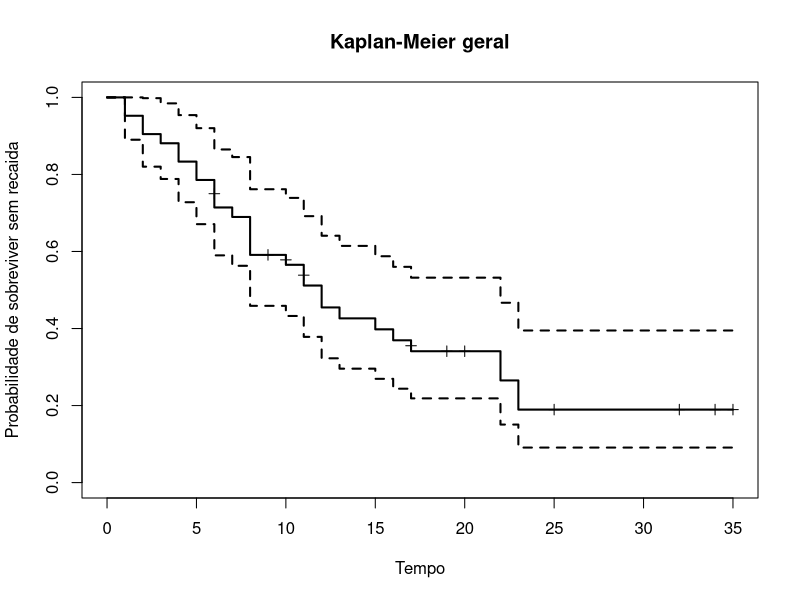
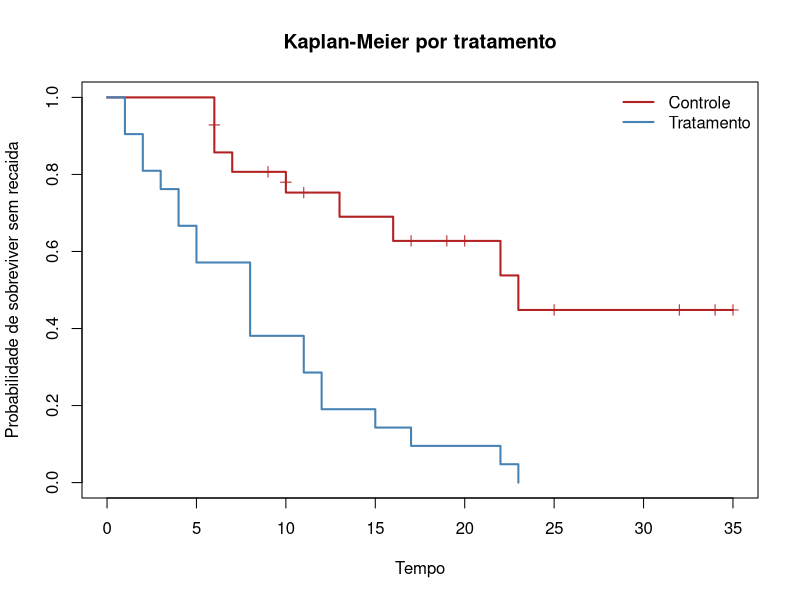
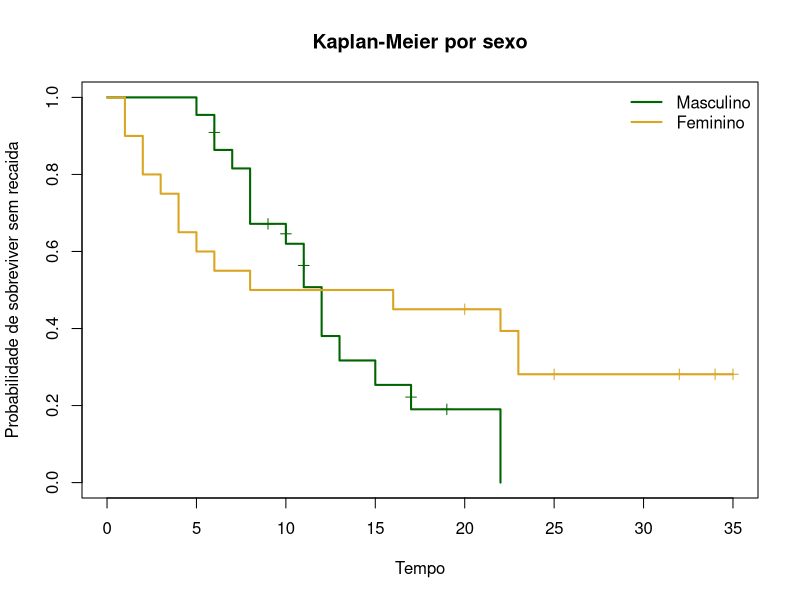
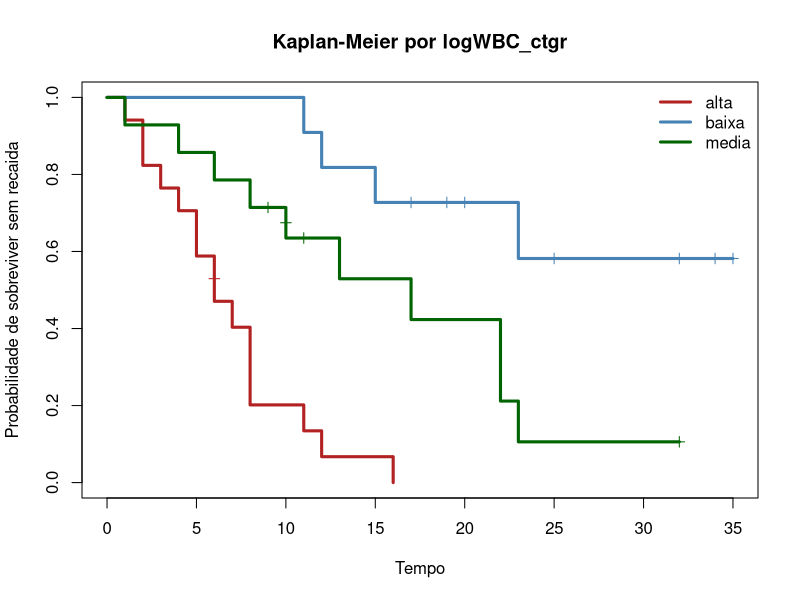
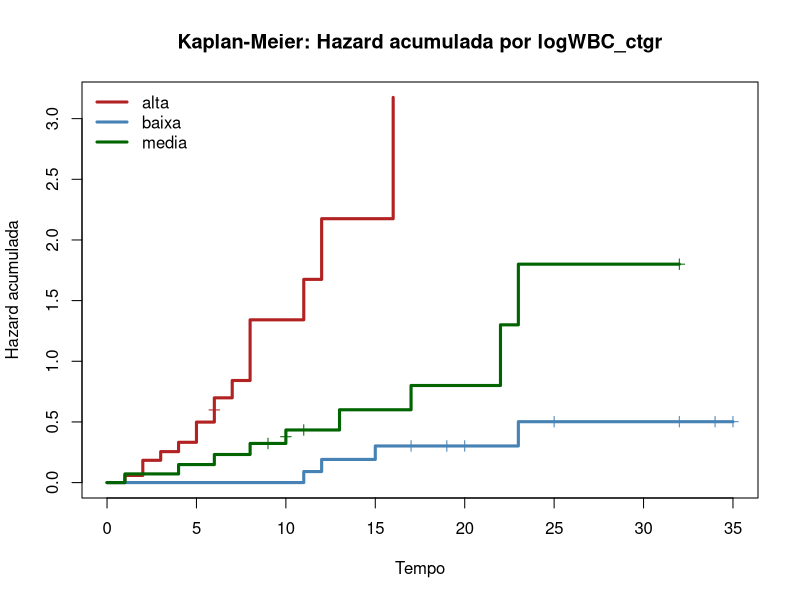
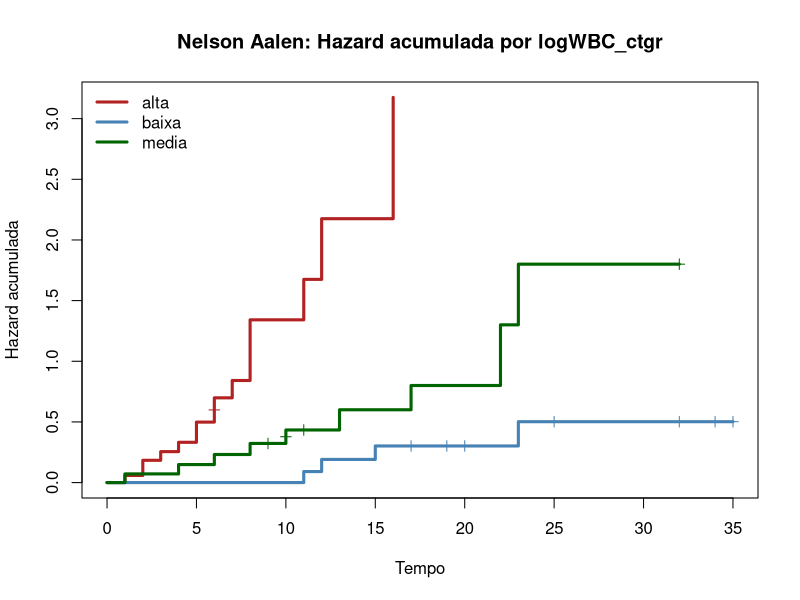
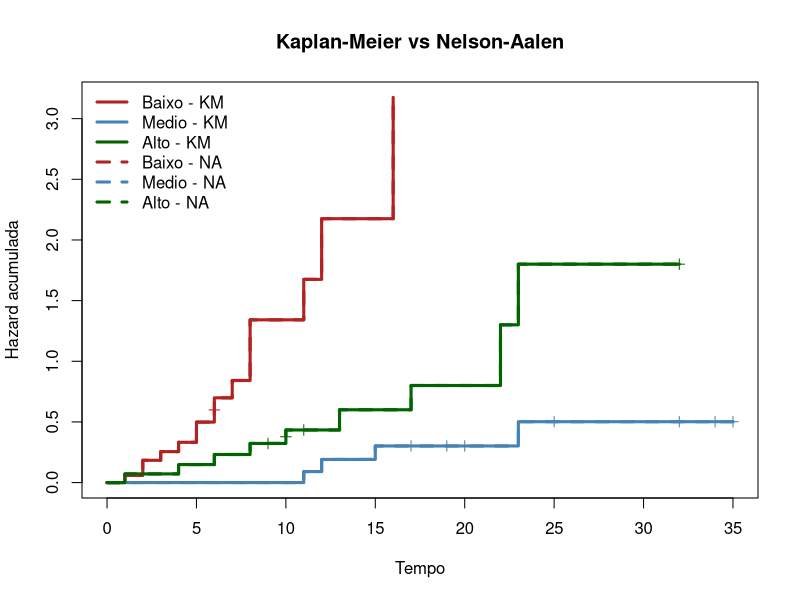

Write R code to recreate these figures, in order.
## ---- chunk 1
library(survival)
## ---- chunk 2

dados <- read.csv("dados_lista_2_ex3.csv")

dados$recaida <- as.integer(dados$recaida)

# sexo do paciente
dados$sexo <- factor(dados$sexo, levels = c(0, 1), labels = c("Masculino", "Feminino"))

# Os dois diferentes grupos de comparação - remédio ou não
dados$tto <- factor(dados$tto, levels = c(0, 1), labels = c("Controle", "Tratamento"))

dados$logWBC <- as.double(dados$logWBC)

dados
summary(dados)
## ---- chunk 3

# O 1 significa “sem covariáveis”. É o dataset inteiro.
ajuste_geral <- survfit(Surv(tempo, recaida) ~ 1,
                        data = dados)

plot(
  ajuste_geral,
  xlab = "Tempo",
  ylab = "Probabilidade de sobreviver sem recaida",
  main = "Kaplan-Meier geral",
  lwd = 2,
  mark.time = TRUE
)

summary(ajuste_geral)
## ---- chunk 4

# Agora a covariável é o tipo de medicamento
ajuste_tto <- survfit(Surv(tempo, recaida) ~ tto,
                      data = dados)

plot(
  ajuste_tto,
  col = c("firebrick", "steelblue"),
  lwd = 2,
  xlab = "Tempo",
  ylab = "Probabilidade de sobreviver sem recaida",
  main = "Kaplan-Meier por tratamento",
  mark.time = TRUE
)

legend(
  "topright",
  legend = levels(dados$tto),
  col = c("firebrick", "steelblue"),
  lwd = 2,
  bty = "n"
)

summary(ajuste_tto)
survdiff(Surv(tempo, recaida) ~ tto, data = dados)
## ---- chunk 5
ajuste_sexo <- survfit(Surv(tempo, recaida) ~ sexo, data = dados)

plot(
  ajuste_sexo,
  col = c("darkgreen", "goldenrod"),
  lwd = 2,
  xlab = "Tempo",
  ylab = "Probabilidade de sobreviver sem recaida",
  main = "Kaplan-Meier por sexo",
  mark.time = TRUE
)

legend(
  "topright",
  legend = levels(dados$sexo),
  col = c("darkgreen", "goldenrod"),
  lwd = 2,
  bty = "n"
)

summary(ajuste_sexo)
survdiff(Surv(tempo, recaida) ~ sexo, data = dados)
## ---- chunk 6

quantile(ajuste_tto, probs = 0.5)
## ---- chunk 7

summary_tto <- summary(ajuste_tto)
unique(summary_tto$strata)
## ---- chunk 8

idx <- summary_tto$strata == "tto=Tratamento"

t <- summary_tto$time[idx]
S <- summary_tto$surv[idx]

# adiciona tempo inicial
t_ext <- c(0, t)
S_ext <- c(1, S)

# calculo da área sob a curva
media_tratamento <- sum(diff(t_ext) * S_ext[-length(S_ext)])

media_tratamento
## ---- chunk 9

idx <- summary_tto$strata == "tto=Controle"

t <- summary_tto$time[idx]
S <- summary_tto$surv[idx]

# adiciona tempo inicial
t_ext <- c(0, t)
S_ext <- c(1, S)

# calculo da área sob a curva
media_controle <- sum(diff(t_ext) * S_ext[-length(S_ext)])

media_controle
## ---- chunk 10

# H(t) = -log(S(t))
# Uso essa relação para recuperar tanto o IC como o H(i) em si

# Nelson-Aalen - H(t) com IC log-log Grupo 1
ajuste_na_log_log <- survfit(Surv(tempo, recaida) ~ tto, data = dados, type = "fleming-harrington", conf.type = "log-log" , conf.int  = 0.94)

# Tratamento
summary_tto <- summary(ajuste_na_log_log)

idx <- summary_tto$strata == "tto=Tratamento"

t <- summary_tto$time[idx]
S <- summary_tto$surv[idx]
l <- summary_tto$lower[idx]
u <- summary_tto$upper[idx]


df_na_log_log_tratamento <- data.frame(
  surv                    = S,        # S(t)  
  time                    = t,
  risco_acc               = -log(S),  # H(t) = -log(S(t))
  risco_ic_lower          = -log(l), # H(t) = -log(S(t))
  risco_ic_upper          = -log(u)  # H(t) = -log(S(t))
)

idx <- summary_tto$strata == "tto=Controle"

t <- summary_tto$time[idx]
S <- summary_tto$surv[idx]
l <- summary_tto$lower[idx]
u <- summary_tto$upper[idx]


df_na_log_log_controle <- data.frame(
  surv                    = S,        # S(t)  
  time                    = t,
  risco_acc               = -log(S),  # H(t) = -log(S(t))
  risco_ic_lower          = -log(l), # H(t) = -log(S(t))
  risco_ic_upper          = -log(u)  # H(t) = -log(S(t))
)
## ---- chunk 11

df_na_log_log_controle[df_na_log_log_controle$time == 13, ]

## ---- chunk 12

df_na_log_log_tratamento[df_na_log_log_tratamento$time == 12, ]
## ---- chunk 13

# H(t) = -log(S(t))
# Uso essa relação para recuperar tanto o IC como o H(i) em si

# Nelson-Aalen - H(t) com IC log-log Grupo 1
ajuste_na_log <- survfit(Surv(tempo, recaida) ~ tto, data = dados, type = "fleming-harrington", conf.type = "log" , conf.int  = 0.94)

# Tratamento
summary_tto <- summary(ajuste_na_log_log)

idx <- summary_tto$strata == "tto=Tratamento"

t <- summary_tto$time[idx]
S <- summary_tto$surv[idx]
l <- summary_tto$lower[idx]
u <- summary_tto$upper[idx]


df_na_log_tratamento <- data.frame(
  surv                    = S,        # S(t)  
  time                    = t,
  risco_acc               = -log(S),  # H(t) = -log(S(t))
  risco_ic_lower          = -log(l), # H(t) = -log(S(t))
  risco_ic_upper          = -log(u)  # H(t) = -log(S(t))
)

idx <- summary_tto$strata == "tto=Controle"

t <- summary_tto$time[idx]
S <- summary_tto$surv[idx]
l <- summary_tto$lower[idx]
u <- summary_tto$upper[idx]


df_na_log_controle <- data.frame(
  surv                    = S,        # S(t)  
  time                    = t,
  risco_acc               = -log(S),  # H(t) = -log(S(t))
  risco_ic_lower          = -log(l), # H(t) = -log(S(t))
  risco_ic_upper          = -log(u)  # H(t) = -log(S(t))
)

## ---- chunk 14

df_na_log_controle[df_na_log_controle$time == 13, ]
## ---- chunk 15

df_na_log_tratamento[df_na_log_tratamento$time == 12, ]
## ---- chunk 16

dados$logWBC_ctgr <- NA

for (i in 1:nrow(dados)) {
  
  if (dados$logWBC[i] >= 0) {
  
    dados$logWBC_ctgr[i] <- "baixa"
  
  } 
  
  if (dados$logWBC[i] >= 2.31 && dados$logWBC[i] <= 3) {
  
    dados$logWBC_ctgr[i] <- "media"
  
  } 
  
  if (dados$logWBC[i] > 3){
    
    dados$logWBC_ctgr[i] <- "alta"
  
  }
  
}

dados$logWBC_ctgr <- factor(dados$logWBC_ctgr)
dados$logWBC_ctgr
## ---- chunk 17

ajuste_tto_logWBC <- survfit(Surv(tempo, recaida) ~ logWBC_ctgr,
                      data = dados)

plot(
  ajuste_tto_logWBC,
  col = c("firebrick", "steelblue", "darkgreen"),
  lwd = 3,
  xlab = "Tempo",
  ylab = "Probabilidade de sobreviver sem recaida",
  main = "Kaplan-Meier por logWBC_ctgr",
  mark.time = TRUE
)

legend(
  "topright",
  legend = levels(dados$logWBC_ctgr),
  col = c("firebrick", "steelblue", "darkgreen"),
  lwd = 3,
  bty = "n"
)

## ---- chunk 18

summary(ajuste_tto_logWBC)
## ---- chunk 19

plot(
  ajuste_tto_logWBC,
  fun = "cumhaz", # essa função aqui ja faz H(t) = -log(S(t))
  col = c("firebrick", "steelblue", "darkgreen"),
  lwd = 3,
  xlab = "Tempo",
  ylab = "Hazard acumulada",
  main = "Kaplan-Meier: Hazard acumulada por logWBC_ctgr",
  mark.time = TRUE
)

legend(
  "topleft",
  legend = levels(factor(dados$logWBC_ctgr)),
  col = c("firebrick", "steelblue", "darkgreen"),
  lwd = 3,
  bty = "n"
)

## ---- chunk 20

ajuste_na_logWBC <- survfit(Surv(tempo, recaida) ~ logWBC_ctgr, data = dados, type = "fleming-harrington")
## ---- chunk 21

plot(
  ajuste_na_logWBC,
  fun = "cumhaz", # essa função aqui ja faz H(t) = -log(S(t))
  col = c("firebrick", "steelblue", "darkgreen"),
  lwd = 3,
  xlab = "Tempo",
  ylab = "Hazard acumulada",
  main = "Nelson Aalen: Hazard acumulada por logWBC_ctgr",
  mark.time = TRUE
)

legend(
  "topleft",
  legend = levels(factor(dados$logWBC_ctgr)),
  col = c("firebrick", "steelblue", "darkgreen"),
  lwd = 3,
  bty = "n"
)

## ---- chunk 22

plot(
  ajuste_tto_logWBC,
  fun = "cumhaz",
  col = c("firebrick", "steelblue", "darkgreen"),
  lwd = 3,
  lty = 1,
  xlab = "Tempo",
  ylab = "Hazard acumulada",
  main = "Kaplan-Meier vs Nelson-Aalen",
  mark.time = TRUE
)

lines(
  ajuste_na_logWBC,
  fun = "cumhaz",
  col = c("firebrick", "steelblue", "darkgreen"),
  lwd = 3,
  lty = 2,
  mark.time = FALSE
)

legend(
  "topleft",
  legend = c(
    "Baixo - KM", "Medio - KM", "Alto - KM",
    "Baixo - NA", "Medio - NA", "Alto - NA"
  ),
  col = c("firebrick", "steelblue", "darkgreen",
          "firebrick", "steelblue", "darkgreen"),
  lwd = 3,
  lty = c(1, 1, 1, 2, 2, 2),
  bty = "n"
)

## ---- chunk 23

teste <- survdiff(Surv(tempo, recaida) ~ logWBC_ctgr, data = dados)
teste
## ---- chunk 24

# p value
1 - pchisq(teste$chisq, df = length(teste$n) - 1)
## ---- chunk 25

install.packages("coin")
library(coin)
## ---- chunk 26

teste_wilcoxon <- logrank_test(
  Surv(tempo, recaida) ~ logWBC_ctgr,
  data = dados,
  type = "Gehan-Breslow"
)

# Peto-Peto
peto <- survdiff(Surv(tempo, recaida) ~ logWBC_ctgr, data = dados, rho = 1)

# Fleming-Harrington com gamma = 0 e rho = 2
fh <- survdiff(Surv(tempo, recaida) ~ logWBC_ctgr, data = dados, rho = 2)
## ---- chunk 27

teste_wilcoxon
## ---- chunk 28

print(1 - pchisq(peto$chisq, df = length(teste$n) - 1))
print(1 - pchisq(fh$chisq, df = length(teste$n) - 1))
